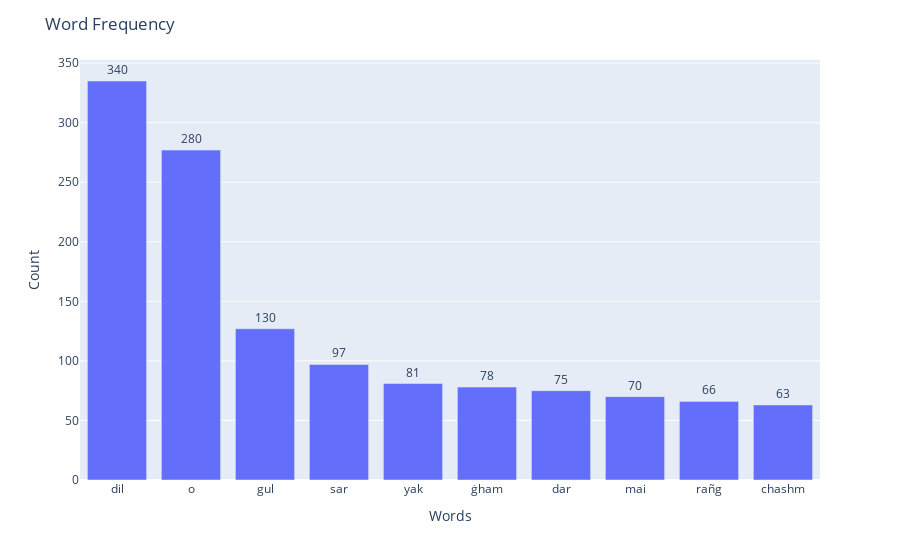

Notebook code for this chart:
### Code cell
plotWordFrequencies(df1,10)

### Figure 1 — Plotly figure (JSON) as saved in the notebook; plotly's stock layout.template omitted (floating-point values rounded to 4 significant figures)
{"data": [{"alignmentgroup": "True", "hovertemplate": "Words=%{x}<br>Count=%{text}<extra></extra>", "legendgroup": "", "marker": {"color": "#636efa"}, "name": "", "offsetgroup": "", "orientation": "v", "showlegend": false, "text": [335, 277, 127, 97, 81, 78, 75, 70, 66, 63], "textposition": "outside", "texttemplate": "%{text:.2s}", "type": "bar", "x": ["dil", "o", "gul", "sar", "yak", "ġham", "dar", "mai", "rañg", "chashm"], "xaxis": "x", "y": [335, 277, 127, 97, 81, 78, 75, 70, 66, 63], "yaxis": "y"}], "layout": {"barmode": "relative", "legend": {"tracegroupgap": 0}, "margin": {"t": 60}, "title": {"text": "Word Frequency"}, "uniformtext": {"minsize": 8, "mode": "hide"}, "xaxis": {"anchor": "y", "domain": [0, 1], "title": {"text": "Words"}}, "yaxis": {"anchor": "x", "domain": [0, 1], "title": {"text": "Count"}}}}
